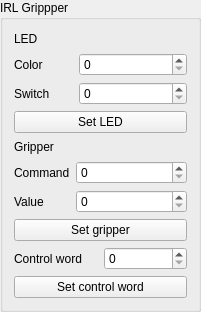
     <widget class="QGroupBox" name="groupBox_9">
      <property name="geometry">
       <rect>
        <x>420</x>
        <y>250</y>
        <width>201</width>
        <height>312</height>
       </rect>
      </property>
      <property name="title">
       <string>IRL Grippper</string>
      </property>
      <layout class="QVBoxLayout" name="verticalLayout_15">
       <item>
        <layout class="QGridLayout" name="gridLayout_21">
         <item row="1" column="1">
          <widget class="QSpinBox" name="spinBox_led_color">
           <property name="sizePolicy">
            <sizepolicy hsizetype="MinimumExpanding" vsizetype="Fixed">
             <horstretch>0</horstretch>
             <verstretch>0</verstretch>
            </sizepolicy>
           </property>
           <property name="maximum">
            <number>9</number>
           </property>
          </widget>
         </item>
         <item row="2" column="1">
          <widget class="QSpinBox" name="spinBox_led_switch">
           <property name="sizePolicy">
            <sizepolicy hsizetype="MinimumExpanding" vsizetype="Fixed">
             <horstretch>0</horstretch>
             <verstretch>0</verstretch>
            </sizepolicy>
           </property>
           <property name="maximum">
            <number>1000</number>
           </property>
          </widget>
         </item>
         <item row="2" column="0">
          <widget class="QLabel" name="label_led_switch">
           <property name="text">
            <string>Switch       </string>
           </property>
          </widget>
         </item>
         <item row="1" column="0">
          <widget class="QLabel" name="label_led_color">
           <property name="text">
            <string>Color</string>
           </property>
          </widget>
         </item>
         <item row="0" column="0">
          <widget class="QLabel" name="label_led">
           <property name="text">
            <string>LED</string>
           </property>
          </widget>
         </item>
        </layout>
       </item>
       <item>
        <widget class="QPushButton" name="pushButton_set_led">
         <property name="text">
          <string>Set LED</string>
         </property>
        </widget>
       </item>
       <item>
        <layout class="QGridLayout" name="gridLayout_25">
         <item row="2" column="0">
          <widget class="QLabel" name="label_grp_val">
           <property name="text">
            <string>Value</string>
           </property>
          </widget>
         </item>
         <item row="1" column="0">
          <widget class="QLabel" name="label_grp_cmd">
           <property name="text">
            <string>Command</string>
           </property>
          </widget>
         </item>
         <item row="1" column="1">
          <widget class="QSpinBox" name="spinBox_grp_cmd">
           <property name="sizePolicy">
            <sizepolicy hsizetype="MinimumExpanding" vsizetype="Fixed">
             <horstretch>0</horstretch>
             <verstretch>0</verstretch>
            </sizepolicy>
           </property>
           <property name="maximum">
            <number>200</number>
           </property>
          </widget>
         </item>
         <item row="2" column="1">
          <widget class="QSpinBox" name="spinBox_grp_val">
           <property name="sizePolicy">
            <sizepolicy hsizetype="MinimumExpanding" vsizetype="Fixed">
             <horstretch>0</horstretch>
             <verstretch>0</verstretch>
            </sizepolicy>
           </property>
           <property name="maximum">
            <number>10000</number>
           </property>
          </widget>
         </item>
         <item row="0" column="0">
          <widget class="QLabel" name="label_irl_grp">
           <property name="text">
            <string>Gripper</string>
           </property>
          </widget>
         </item>
        </layout>
       </item>
       <item>
        <widget class="QPushButton" name="pushButton_set_grp">
         <property name="text">
          <string>Set gripper</string>
         </property>
        </widget>
       </item>
       <item>
        <layout class="QGridLayout" name="gridLayout_26">
         <item row="0" column="1">
          <widget class="QSpinBox" name="spinBox_grp_ctrl"/>
         </item>
         <item row="0" column="0">
          <widget class="QLabel" name="label_6">
           <property name="text">
            <string>Control word</string>
           </property>
          </widget>
         </item>
        </layout>
       </item>
       <item>
        <widget class="QPushButton" name="pushButton_grp_ctrl">
         <property name="text">
          <string>Set control word</string>
         </property>
        </widget>
       </item>
      </layout>
     </widget>
